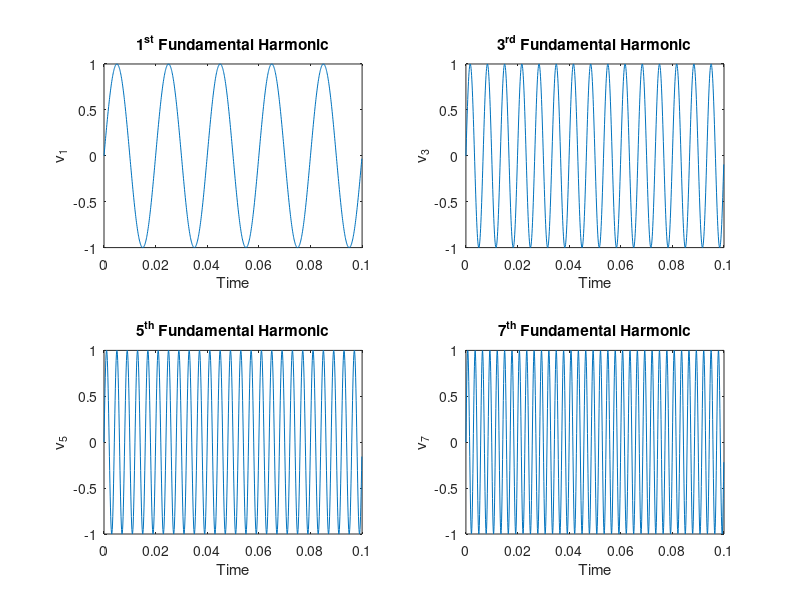

This chart was generated by the following MATLAB code: (Note: this script raises an error after producing the figure.)
% In FFT always try to take number of samples in the power of 2.
% Greater the samples greater will be the accuracy.

clc;
clear all;
close all;

fs = 10000; % Sampling Frequency
ts = 1/fs; % Sampled Time
t = 0:ts:0.1-ts; % Making intervals of the wave or sampling the wave.
L = length(t); % Number of Samples.
f = 50; % Fundamental Frequency = 50 Hz.
h1 = 1; % 1st Harmonic
h3 = 3; % 3rd Harmonic
h5 = 5; % 5th Harmonic
h7 = 7; % 7th Harmonic
h9 = 9; % 9th Harmonic
h11 = 11; % 11th Harmonic
h13 = 13; % 13th Harmonic
h15 = 15; % 15th Harmonic

v1 = 1*sin(2*pi*h1*f*t);
v3 = 1*sin(2*pi*h3*f*t);
v5 = 1*sin(2*pi*h5*f*t);
v7 = 1*sin(2*pi*h7*f*t);
v9 = 1*sin(2*pi*h9*f*t);
v11 = 1*sin(2*pi*h11*f*t);
v13 = 1*sin(2*pi*h13*f*t);
v15 = 1*sin(2*pi*h15*f*t);

v_sum = v1 + v3 + v5 + v7 + v9 + v11 + v13 + v15;

v_fft = fft(v_sum); % Taking Fast Fourier Transform of v_sum.
v_abs_with_random_amplitude = abs(v_fft); % Taking real values so that we can plot.
v_abs = 2*abs(v_fft)/L; % Correcting the Amplitude part so that graph can show correct amplitude of the harmonics also.
x_axis = (0:L-1)*fs/L;

% Plotting the Graphs of Waves.

figure (1)
subplot (2, 2, 1)
plot (t, v1)
title('1^{st} Fundamental Harmonic')
xlabel('Time')
ylabel('v_1')

subplot (2, 2, 2)
plot (t, v3)
title('3^{rd} Fundamental Harmonic')
xlabel('Time')
ylabel('v_3')

subplot (2, 2, 3)
plot (t, v5)
title('5^{th} Fundamental Harmonic')
xlabel('Time')
ylabel('v_5')

subplot (2, 2, 4)
plot (t, v7)
title('7^{th} Fundamental Harmonic')
xlabel('Time')
ylabel('v_7')

suptitle('1^{st}, 3^{rd}, 5^{th} and 7^{th} Harmonics') % We can use sgtitle also but it comes in the 2018th version of MATLAB.


figure (2)
subplot (2, 2, 1)
plot (t, v9)
title('9^{th} Fundamental Harmonic')
xlabel('Time')
ylabel('v_9')

subplot (2, 2, 2)
plot (t, v11)
title('11^{th} Fundamental Harmonic')
xlabel('Time')
ylabel('v_11')

subplot (2, 2, 3)
plot (t, v13)
title('13^{th} Fundamental Harmonic')
xlabel('Time')
ylabel('v_13')

subplot (2, 2, 4)
plot (t, v15)
title('15^{th} Fundamental Harmonic')
xlabel('Time')
ylabel('v_15')
ylabel('v_7')

suptitle('9^{th}, 11^{th}, 13^{th} and 15^{th} Harmonics')


figure (3)
plot (t, v_sum)
title('Overall sum of the wave containing 1st, 3rd, 5th, 7th, 9th, 11th, 13th and 15th Harmonics')
xlabel('Time')
ylabel('v_{sum}')

figure (4)
plot (x_axis, v_abs)
title('Fourier Transform of v_{sum}')
ylabel('v^{fft}_{sum}')